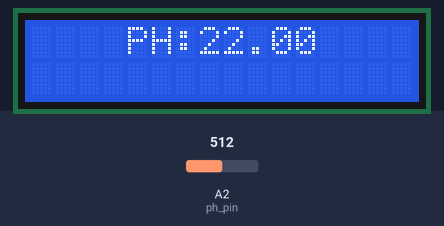
Recording of a sketch running on a simulated Arduino Uno, built with avr-gcc and run on an emulated ATmega328P. Shown: 16×2 character LCD. The test bench sets the inputs (shaded band); at power-on: A2 (ph_pin) = 512. What the sketch prints to the serial monitor is not drawn.

Above: at 3.6 s.
3.7 s: A2 (ph_pin) set to 716
At 5.1 s:
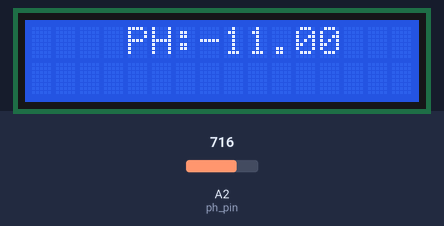
5.6 s: A2 (ph_pin) set to 900
At 7.2 s:
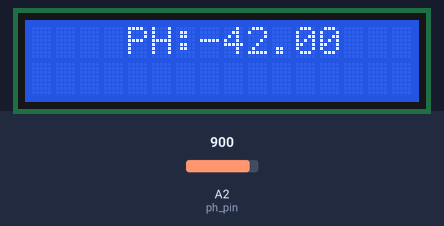
7.8 s: A2 (ph_pin) set to 1023
At 9.2 s:
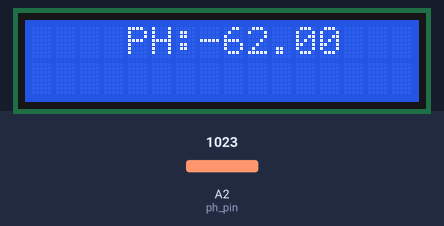
Timing chart, 0 to 10.8 s (numbered marks = the images above; inputs shaded):
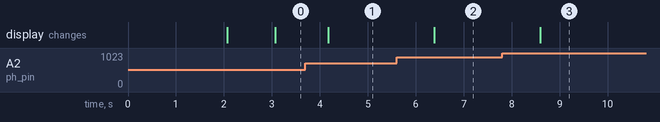

Measured:
- after the input at 3.7 s, the display: changes after 0.48 s (image 1)
- after the input at 5.6 s, the display: changes after 0.79 s (image 2)
- after the input at 7.8 s, the display: changes after 0.79 s (image 3)

The sketch:

probasensor_pH.ino
```cpp
#include <LiquidCrystal.h>

LiquidCrystal lcd(8,9,10,11,12,13);

int ph_pin = A2; // A2 -> Po

int m_4 = 623;
int m_7 = 605; //agua

void setup() {
  Serial.begin(9600);

  lcd.begin(16,2);
  lcd.setCursor(3,0);
  lcd.print("Electrotec");
  delay(2000);

  lcd.clear();
}

void loop() {

int measure = 0;
int prom = 0;

    for(int i=0;i<20;i++)
  {  measure = analogRead(ph_pin);
     prom = prom + measure;
     delay(50);
  }

  prom = prom/20;

  Serial.print("Medida: ");
  Serial.print(prom);

  //calibracion
  float Po = 7 + ((measure - m_7 ) * 3 / ( m_7 - m_4 ));
  Serial.print("\tPH: ");
  Serial.print(Po, 2);
  Serial.println("");

  lcd.setCursor(4,0);
  lcd.print("PH:");
  lcd.setCursor(7,0);
  lcd.print(Po,2);
  delay(100);
}
```
